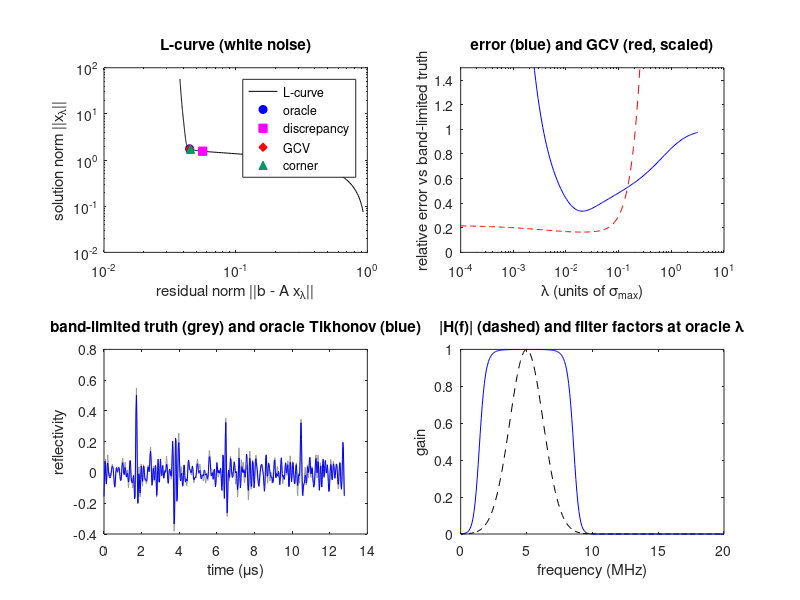

This chart was generated by the following MATLAB code:
%% m13_tikhonov_deconv_lcurve.m
% Tikhonov deconvolution of an RF line and four ways to choose lambda.
% Purpose : RF = pulse * reflectivity + noise (circulant model, so the SVD is
%           the DFT and sigma_i = |H(f_i)|). Tikhonov in Hansen's convention
%              x_lam = argmin ||A x - b||^2 + lam^2 ||x||^2,
%              filter factors f_i = sigma_i^2 / (sigma_i^2 + lam^2),
%           so lam is directly comparable to the singular values (|H| <= 1).
%           Compare the oracle lambda (needs the truth) with the discrepancy
%           principle, GCV and the L-curve corner, for white and for
%           correlated (AR(1), rho = 0.9) noise.
% Change  : snr_dB, the pulse bandwidth bw, the AR coefficient rho_ar.
% Expect  : white noise: GCV and L-curve land near the oracle, the
%           discrepancy principle (tau = 1) over-smooths a little.
%           AR(1) noise: GCV and the L-curve pick a tiny lambda and the error
%           explodes (they assume white noise); the discrepancy principle,
%           given the true noise norm, still works.
% Runtime : about 1 s.
clear; close all; rng(1);

%% Pulse and forward operator (circulant, applied by FFT)
N = 512; fs = 40e6; f0 = 5e6; bw = 0.6;        % samples, Hz, Hz, -6 dB fractional bandwidth
sf = bw*f0/2/sqrt(2*log(2));                   % spectral std of the Gaussian amplitude spectrum (Hz)
st = 1/(2*pi*sf);                              % envelope std (s)
t  = ((0:N-1)' - N/2)/fs;
h  = exp(-t.^2/(2*st^2)).*cos(2*pi*f0*t);
h  = circshift(h, -N/2);                       % pulse centred at sample 0 (zero-phase)
H  = fft(h); H = H/max(abs(H));                % normalise so sigma_max = 1
f  = (0:N-1)'*fs/N; f(f >= fs/2) = f(f >= fs/2) - fs;   % frequency axis (Hz)
Aop  = @(v) real(ifft(H.*fft(v)));

%% Reflectivity: a few interfaces plus weak diffuse scattering
x = 0.08*randn(N,1);
pos = [70 150 160 260 330 345 420]; amp = [1 -0.7 0.6 0.9 -0.5 0.5 0.8];
x(pos) = x(pos) + amp(:);
band = abs(H) >= 0.01;                         % band within 40 dB of the peak
X = fft(x); X(~band) = 0; xB = real(ifft(X));  % recoverable (band-limited) truth
fprintf('Recoverable band (|H| >= 0.01): %.2f to %.2f MHz, holds %.0f %% of the reflectivity energy\n', ...
    min(f(band & f > 0))/1e6, max(f(band & f > 0))/1e6, 100*norm(xB)^2/norm(x)^2);
b0 = Aop(x);

lams = logspace(-4, 0.5, 200);
snr_dB = 25; rho_ar = 0.9;
names = {'white', 'AR(1) rho=0.9'};
for nt = 1:2
    w = randn(N,1);
    if nt == 2, n = filter(1, [1 -rho_ar], w); else, n = w; end
    n = n*norm(b0)/norm(n)*10^(-snr_dB/20);    % set SNR
    sig = norm(n)/sqrt(N);                     % noise std (known for the discrepancy principle)
    b = b0 + n; B = fft(b);
    E = zeros(size(lams)); R = E; Xn = E; G = E;
    for k = 1:numel(lams)
        F  = abs(H).^2./(abs(H).^2 + lams(k)^2);           % filter factors
        xl = real(ifft(conj(H)./(abs(H).^2 + lams(k)^2).*B));
        r  = b - Aop(xl);
        E(k) = norm(xl - xB)/norm(xB);  R(k) = norm(r);  Xn(k) = norm(xl);
        G(k) = N*sum(r.^2)/(N - sum(F))^2;                 % GCV function
    end
    [~, io] = min(E); [~, ig] = min(G);
    [~, id] = min(abs(R - sqrt(N)*sig));                   % discrepancy, tau = 1
    lr = log(R); lx = log(Xn); tl = log(lams);             % L-curve curvature (log-log)
    d1r = gradient(lr, tl); d1x = gradient(lx, tl); d2r = gradient(d1r, tl); d2x = gradient(d1x, tl);
    kap = (d1r.*d2x - d2r.*d1x)./(d1r.^2 + d1x.^2).^1.5;
    [~, il] = max(kap);
    fprintf('\n%s noise, SNR %d dB (noise std %.4f)\n', names{nt}, snr_dB, sig);
    fprintf('  %-22s lambda = %.4f   rel. error = %.3f\n', 'oracle (needs truth)', lams(io), E(io));
    fprintf('  %-22s lambda = %.4f   rel. error = %.3f\n', 'discrepancy (tau=1)', lams(id), E(id));
    fprintf('  %-22s lambda = %.4f   rel. error = %.3f\n', 'GCV', lams(ig), E(ig));
    fprintf('  %-22s lambda = %.4f   rel. error = %.3f\n', 'L-curve corner', lams(il), E(il));
    if nt == 1
        Rw = R; Xw = Xn; Ew = E; Gw = G; iw = [io id ig il]; bw_ = b;
    end
end

%% Figures (white-noise case)
figure('Position', [50 50 1000 700]);
subplot(2,2,1);
loglog(Rw, Xw, 'k-'); hold on;
mk = {'o','s','d','^'}; cl = {'b','m','r',[0 0.6 0.4]};
for q = 1:4, loglog(Rw(iw(q)), Xw(iw(q)), mk{q}, 'Color', cl{q}, 'MarkerFaceColor', cl{q}); end
xlabel('residual norm ||b - A x_\lambda||'); ylabel('solution norm ||x_\lambda||');
title('L-curve (white noise)'); legend('L-curve','oracle','discrepancy','GCV','corner','Location','northeast');
subplot(2,2,2);
semilogx(lams, Ew, 'b-'); hold on;
semilogx(lams, Gw/max(Gw)*max(Ew), 'r--');
xlabel('\lambda (units of \sigma_{max})'); ylabel('relative error vs band-limited truth');
title('error (blue) and GCV (red, scaled)'); ylim([0 1.5]);
xl = real(ifft(conj(H)./(abs(H).^2 + lams(iw(1))^2).*fft(bw_)));
tt = (0:N-1)/fs*1e6;
subplot(2,2,3);
plot(tt, xB, 'Color', [0.6 0.6 0.6]); hold on; plot(tt, xl, 'b');
xlabel('time (\mus)'); ylabel('reflectivity'); title('band-limited truth (grey) and oracle Tikhonov (blue)');
subplot(2,2,4);
fp = f(1:N/2)/1e6; F = abs(H(1:N/2)).^2./(abs(H(1:N/2)).^2 + lams(iw(1))^2);
plot(fp, abs(H(1:N/2)), 'k--'); hold on; plot(fp, F, 'b');
xlabel('frequency (MHz)'); ylabel('gain'); title('|H(f)| (dashed) and filter factors at oracle \lambda');
